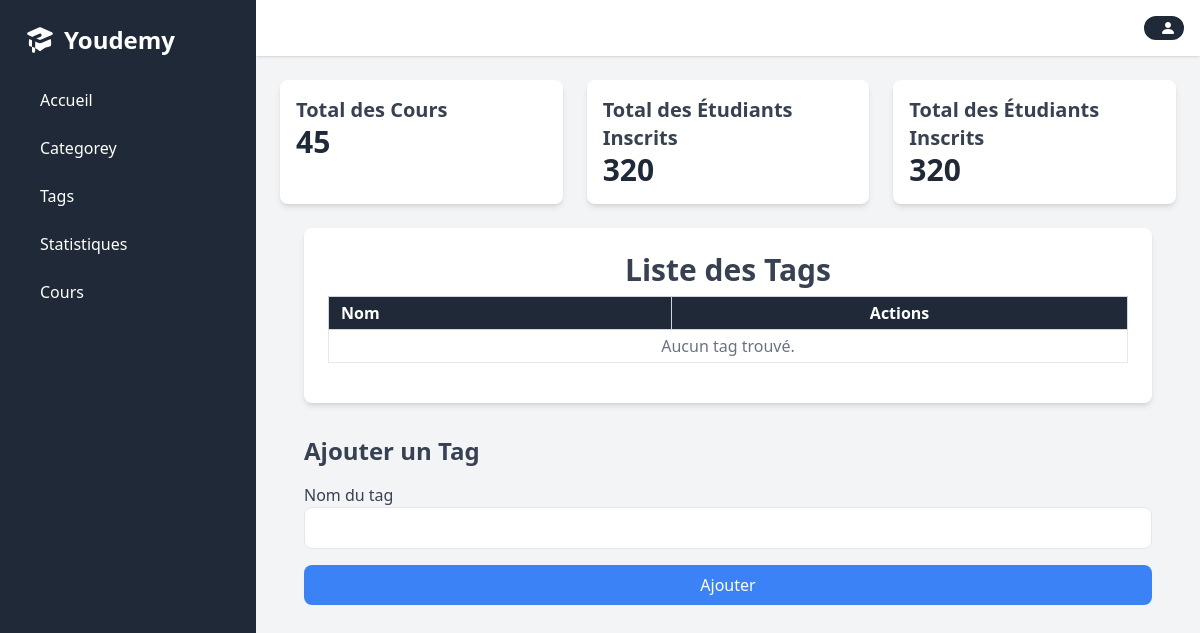
/views/layouts/dashbord.php?page=tags, run on an earlier commit of the app's database.
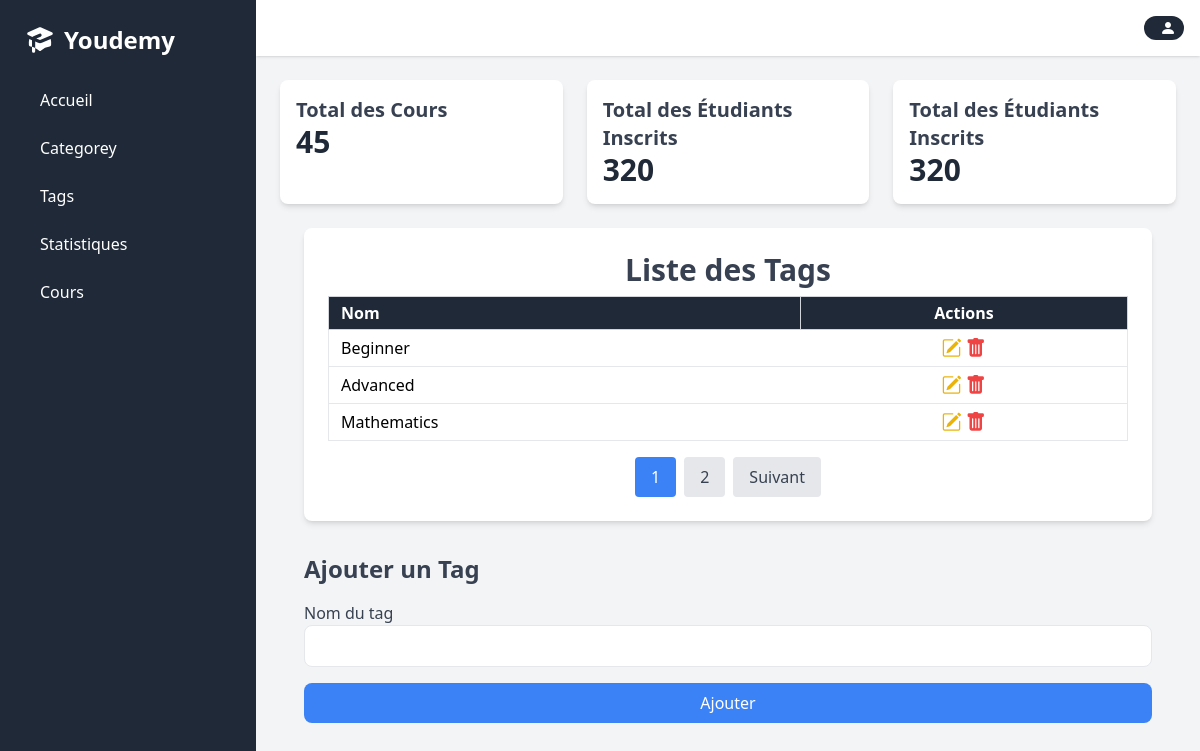
And on a later commit of the database.
### tables this page shows
CREATE TABLE tags (
    id INT AUTO_INCREMENT PRIMARY KEY,
    name VARCHAR(255) NOT NULL
);

### config/database.php (called while the page is built)
<?php
class Database {
    private $host = 'localhost';
    private $dbname = 'Youdemy';
    private $username = 'root';
    private $password = '';
    public $pdo;
    public function __construct() {
        try {
            $this->pdo = new PDO("mysql:host=$this->host;dbname=$this->dbname", $this->username, $this->password);
            $this->pdo->setAttribute(PDO::ATTR_ERRMODE, PDO::ERRMODE_EXCEPTION);
        } catch(PDOException $e) {
            echo 'Connection failed: ' . $e->getMessage();
        }
    }
    public function getConnection() {
        return $this->pdo;
    }
}
?>

### model/tags.php (called while the page is built, shortened)
<?php
require_once __DIR__ . '/../config/database.php';
class Tag {
    private $db;
    public function __construct() {
        $database = new Database();
        $this->db = $database->getConnection();
    }
    public function readAllPaginated($page, $resultsPerPage) {
        $offset = ($page - 1) * $resultsPerPage;
        $sql = "SELECT id, name FROM tags LIMIT :offset, :resultsPerPage";
        $stmt = $this->db->prepare($sql);
        $stmt->bindValue(':offset', $offset, PDO::PARAM_INT);
        $stmt->bindValue(':resultsPerPage', $resultsPerPage, PDO::PARAM_INT);
        $stmt->execute();
        return $stmt->fetchAll(PDO::FETCH_ASSOC);
    }
    public function countAllTags() {
        $sql = "SELECT COUNT(*) AS total FROM tags";
        $stmt = $this->db->prepare($sql);
        $stmt->execute();
        return $stmt->fetch(PDO::FETCH_ASSOC)['total'];
    }
}

### controller/tagsController.php (called while the page is built, shortened)
<?php
require_once __DIR__ . '/../model/tags.php';
class TagController {
    private $modelTag;
    public function __construct() {
        $this->modelTag = new Tag();
    }
    public function getPaginatedTags($page, $resultsPerPage) {
        $totalTags = $this->modelTag->countAllTags();
        $totalPages = ceil($totalTags / $resultsPerPage);
        $Tags = $this->modelTag->readAllPaginated($page, $resultsPerPage);
        return [
            'tags' => $Tags,
            'totalPages' => $totalPages,
            'currentPage' => $page
        ];
    }
}

### views/tags.php (the view, shortened to what the changed rows need)
<?php require_once __DIR__ . "/../controller/tagsController.php" ?>
<div class="container mx-auto p-6 bg-white shadow-md rounded-lg">
    <h1 class="text-3xl font-semibold text-center text-gray-700 mb-2">Liste des Tags</h1>
    <div class="overflow-x-auto">
        <table class="table-auto w-full text-left border-collapse border border-gray-200">
            <thead class="bg-gray-800 text-white">
                <tr>
                    <th class="px-3 py-1 border border-gray-300">Nom</th>
                    <th class="px-3 py-1 border border-gray-300 text-center">Actions</th>
                </tr>
            </thead>
            <tbody>
                <?php if (!empty($Tags)): ?>
                    <?php foreach ($Tags as $tag): ?>
                        <tr class="hover:bg-gray-100 border-b border-gray-200">
                            <td class="px-3 py-1"><?= $tag['name']; ?></td>
                            <td class="px-3 py-1 text-center">
                                <a href="dashbord.php?page=tags&id=<?= $tag['id']; ?>"                                    class="inline-block text-yellow-500 hover:text-yellow-600">
                                    <i class="bi bi-pencil-square text-xl"></i>
                                </a>
                                <form action="../../index.php?action=deleteTags" method="POST" class="inline-block" onsubmit="return confirm('Êtes-vous sûr de vouloir supprimer ce tag ?');">
                                    <button type="submit" class="text-red-500 hover:text-red-600">
                                        <i class="bi bi-trash-fill text-xl"></i>
                                    </button>
                                </form>
                            </td>
                        </tr>
                    <?php endforeach; ?>
                <?php else: ?>
                    <tr>
                        <td colspan="3" class="px-3 py-1 text-center text-gray-500">Aucun tag trouvé.</td>
                    </tr>
                <?php endif; ?>
            </tbody>
        </table>
    </div>
    <div class="mt-4 flex justify-center space-x-2">
        <?php for ($i = 1; $i <= $totalPages; $i++): ?>
            <a href="dashbord.php?page=tags&p=<?= $i; ?>"
               class="px-4 py-2 <?= $i == $currentPage ? 'bg-blue-500 text-white' : 'bg-gray-200 hover:bg-gray-300 text-gray-700'; ?> rounded">
                <?= $i; ?>
            </a>
        <?php endfor; ?>
        <?php if ($currentPage < $totalPages): ?>
            <a href="dashbord.php?page=tags&p=<?= $currentPage + 1; ?>"
               class="px-4 py-2 bg-gray-200 hover:bg-gray-300 text-gray-700 rounded">Suivant</a>
        <?php endif; ?>
    </div>
</div>
<div class="mt-8">
    <h2 class="text-2xl font-semibold text-gray-700 mb-4">Ajouter un Tag</h2>
</div>

What changed in the data, as far as the page shows it:
added tags: name "Beginner"
added tags: name "Advanced"
added tags: name "Mathematics"
Also different on the page:
new list line: "1"
new list line: "2"
text no longer shown: "Aucun tag trouvé."
text now shown: "Suivant"
